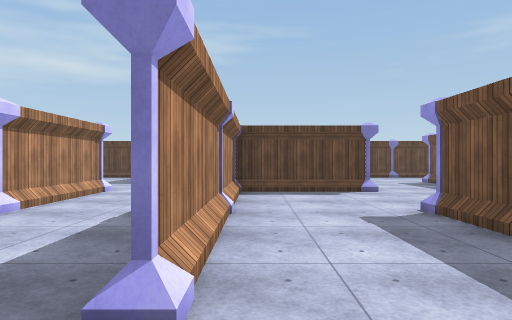
View 1 (above)

19 first-person views from a walk through a 3-D level made in the Unity game engine. The camera is 1.4 m above the floor, looks level and sees 75° across. The floor is counted in squares, 2 m on a side. Each view is taken from the middle of a square. On the plan, view 1 faces up. The plan holds only what a view shows up to about 10 squares ahead; the rest is blank. Surface patterns are stand-ins for the level's own textures.

View 2
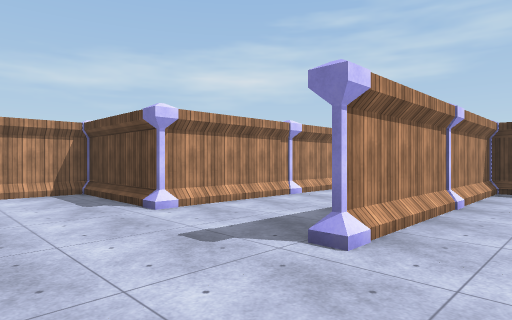

View 3
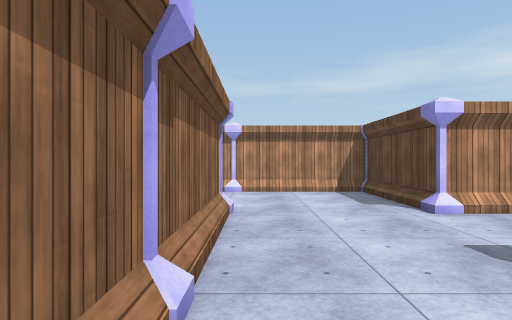

View 4
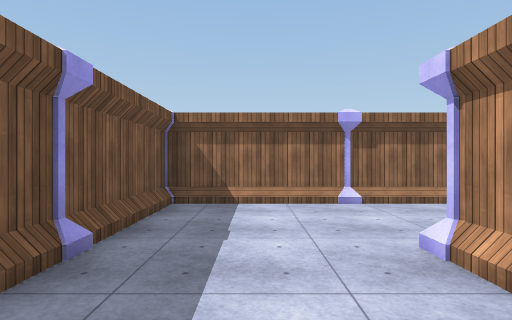

View 5
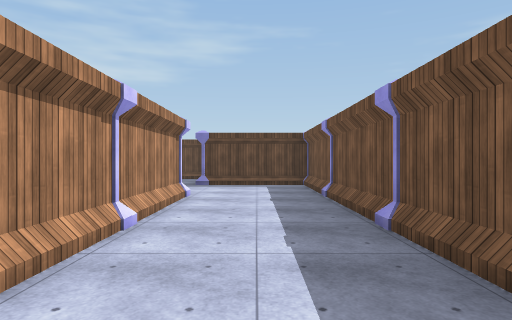

View 6
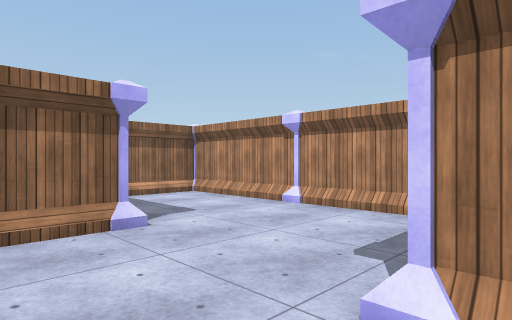

View 7
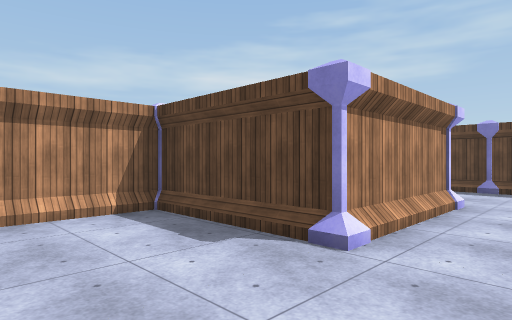

View 8
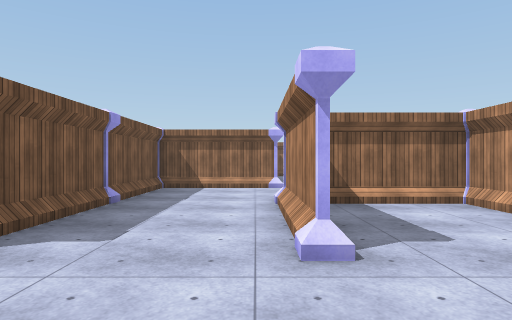

View 9
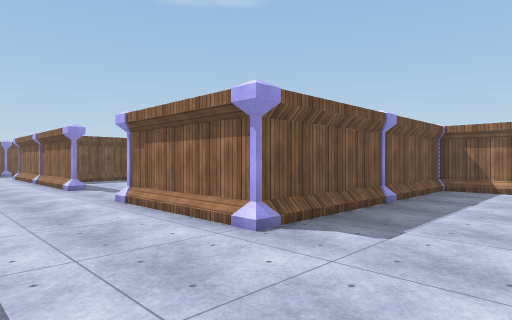

View 10
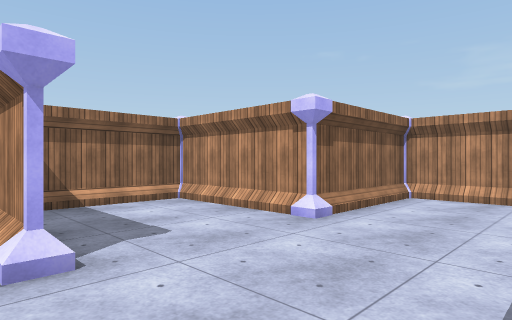

View 11
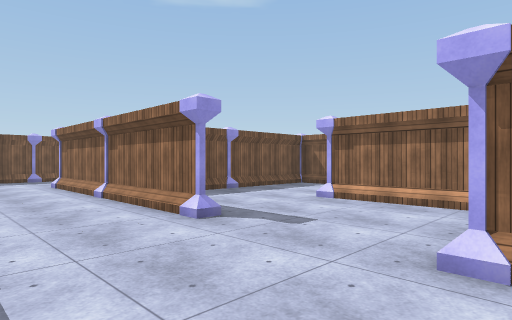

View 12
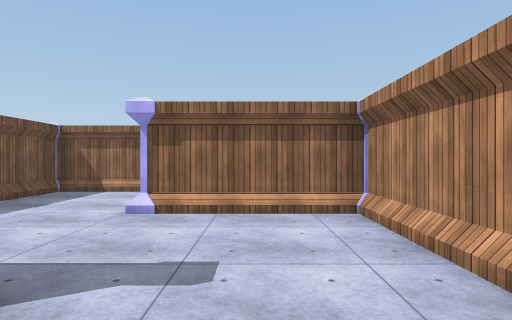

View 13
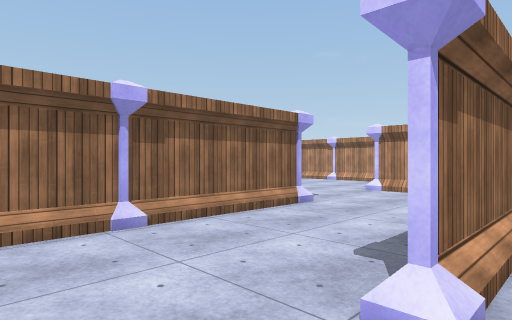

View 14
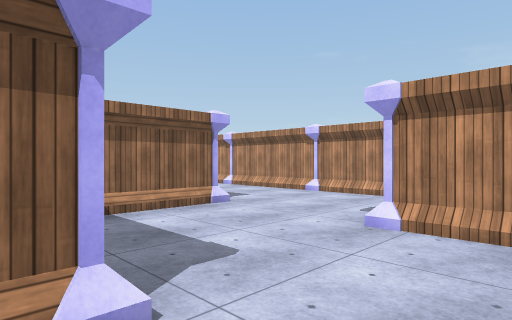

View 15
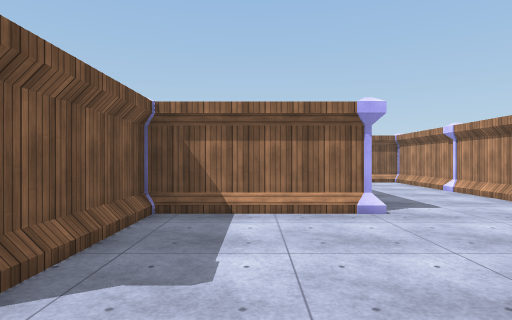

View 16
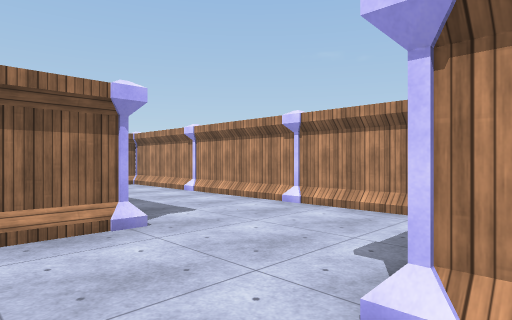

View 17
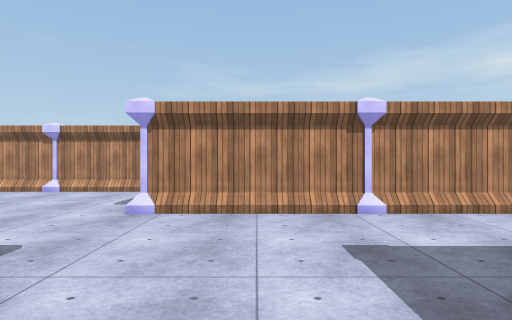

View 18
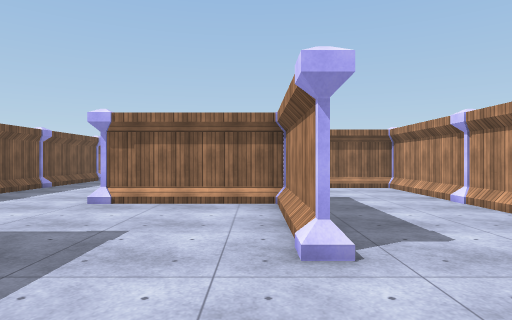

View 19
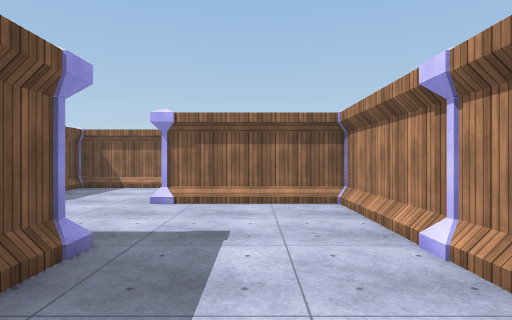

### Floor plan
Key: @ floor where view 1 was taken; # wall or solid block; . floor; P pillar; O other object.
Columns run from 10 left of view 1 to 21 right of it. Each row starts with its distance up from view 1.
 14             PP
 13     .    ..... .... ...
 12    ...#......................
 11   .PP.P..P..PP.P..P..P..P..P...#
 10  ..#..####..#..####..P######
  9  ..#.....#..#..#..#.....
  8 P..P..P..P..P..P..P..P..P
  7 P..####..####..#..####..#
  6 #.....#..#.....#........#
  5 P..P..P..P..P..P..P..P..P
  4 P###..#..#..####..########
  3     ..#..#..#.....#
  2    P..P..P..P..P..P
  1    ####.....#..####
  0    #......@.#..
 -1    P..P..P..P..
 -2    #..#######..
 -3    #..      #..
 -4    P..      O.
 -5    ###      ##

Positions as (right, up) in squares from view 1, and headings:
1: (0, 0), facing up
2: (1, -1), facing up-left
3: (1, -1), facing left
4: (1, 4), facing down
5: (-2, 1), facing up
6: (-2, 2), facing down-left
7: (4, 5), facing up-left
8: (3, 13), facing down
9: (3, 13), facing down-right
10: (3, 13), facing down-left
11: (8, 13), facing down-right
12: (10, 12), facing down
13: (13, 8), facing down-left
14: (9, 6), facing down-left
15: (7, 6), facing down
16: (7, 5), facing down-left
17: (10, 6), facing left
18: (-6, 13), facing down
19: (-8, 10), facing down
